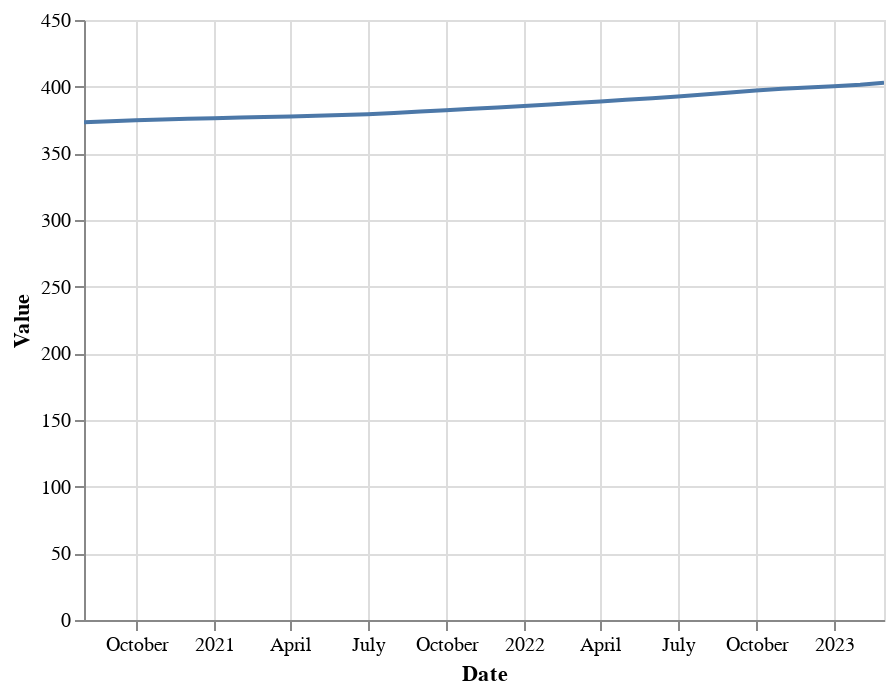

Notebook code cell kept with this figure:
### Code cell
alt.Chart(pop_halifax).mark_line().encode(
    x='Date:T',
    y='Value:Q'
).interactive()

### Figure 1 — Vega-Lite specification as saved in the notebook (floating-point values rounded to 4 significant figures)
{"config": {"view": {"continuousWidth": 400, "continuousHeight": 300}}, "data": {"name": "data-5514b88aad948f60cbd0c84fa7d61d82"}, "mark": "line", "encoding": {"x": {"field": "Date", "type": "temporal"}, "y": {"field": "Value", "type": "quantitative"}}, "selection": {"selector008": {"type": "interval", "bind": "scales", "encodings": ["x", "y"]}}, "$schema": "https://vega.github.io/schema/vega-lite/v4.17.0.json", "datasets": {"data-5514b88aad948f60cbd0c84fa7d61d82": [{"Date": "2020-08-01T00:00:00", "Value": "373.3"}, {"Date": "2020-09-01T00:00:00", "Value": "374"}, {"Date": "2020-10-01T00:00:00", "Value": "374.8"}, {"Date": "2020-11-01T00:00:00", "Value": "375.4"}, {"Date": "2020-12-01T00:00:00", "Value": "375.9"}, {"Date": "2021-01-01T00:00:00", "Value": "376.4"}, {"Date": "2021-02-01T00:00:00", "Value": "376.8"}, {"Date": "2021-03-01T00:00:00", "Value": "377.3"}, {"Date": "2021-04-01T00:00:00", "Value": "377.7"}, {"Date": "2021-05-01T00:00:00", "Value": "378.2"}, {"Date": "2021-06-01T00:00:00", "Value": "378.8"}, {"Date": "2021-07-01T00:00:00", "Value": "379.4"}, {"Date": "2021-08-01T00:00:00", "Value": "380.3"}, {"Date": "2021-09-01T00:00:00", "Value": "381.3"}, {"Date": "2021-10-01T00:00:00", "Value": "382.4"}, {"Date": "2021-11-01T00:00:00", "Value": "383.4"}, {"Date": "2021-12-01T00:00:00", "Value": "384.4"}, {"Date": "2022-01-01T00:00:00", "Value": "385.5"}, {"Date": "2022-02-01T00:00:00", "Value": "386.7"}, {"Date": "2022-03-01T00:00:00", "Value": "387.8"}, {"Date": "2022-04-01T00:00:00", "Value": "388.9"}, {"Date": "2022-05-01T00:00:00", "Value": "390.1"}, {"Date": "2022-06-01T00:00:00", "Value": "391.3"}, {"Date": "2022-07-01T00:00:00", "Value": "392.6"}, {"Date": "2022-08-01T00:00:00", "Value": "394.1"}, {"Date": "2022-09-01T00:00:00", "Value": "395.7"}, {"Date": "2022-10-01T00:00:00", "Value": "397.2"}, {"Date": "2022-11-01T00:00:00", "Value": "398.4"}, {"Date": "2022-12-01T00:00:00", "Value": "399.4"}, {"Date": "2023-01-01T00:00:00", "Value": "400.4"}, {"Date": "2023-02-01T00:00:00", "Value": "401.5"}, {"Date": "2023-03-01T00:00:00", "Value": "402.9"}]}}
